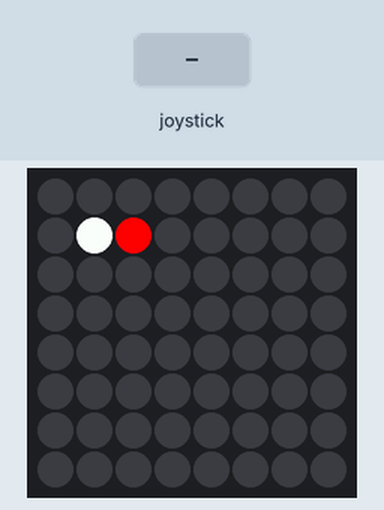
Simulated run of this program. Board: Raspberry Pi (BCM pin numbers) with a Sense HAT. Shown: the Sense HAT's 8×8 RGB LED matrix. Inputs (shaded band) come from the test bench. Random numbers come from a fixed seed.

Above: at 1.2 s.
1.3 s: joystick pushed up
At 1.65 s:
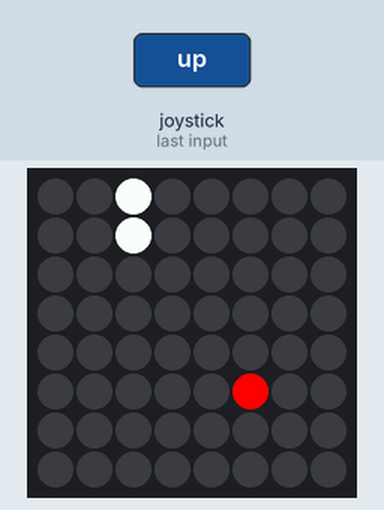
3.7 s: joystick pushed left
At 3.91 s:
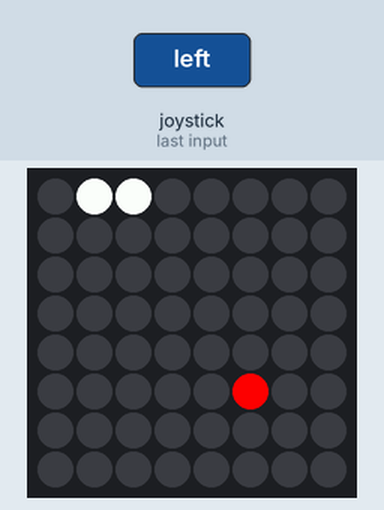
6.0 s: joystick pushed down
At 6.17 s:
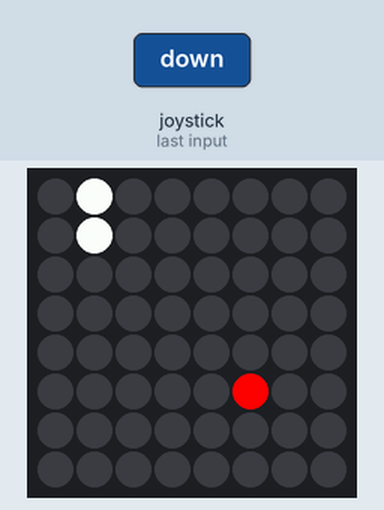
8.3 s: joystick pushed right
At 8.43 s:
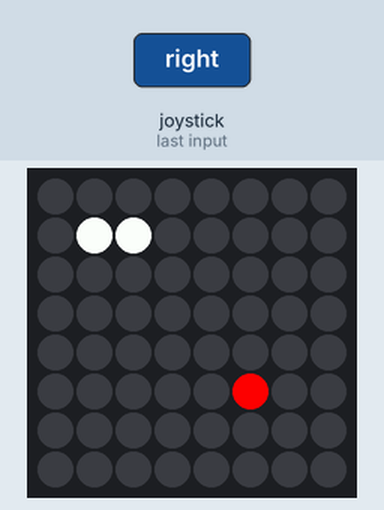
10.8 s: joystick pushed up
At 12.9 s:
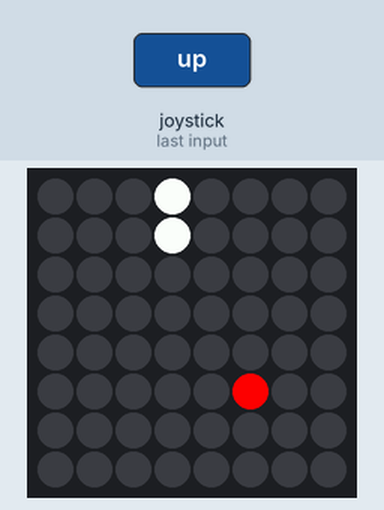
13.0 s: joystick clicked
Timing chart, 0 to 15.5 s (numbered marks = the images above; inputs shaded):
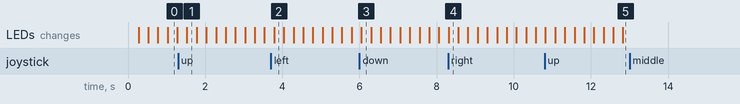

Measured:
- after the input at 13.0 s, every drawn part: stays the same

The program:

Snake.py
```python
from sense_hat import SenseHat
import random
import time

# Joystick event parser
def GetJoyStickAction(Events):
    for Event in Events:
        if Event.action == "pressed" or Event.action == "held":
            return Event.direction
    return "none"

# Wrap snake around screen
def Wrap(Index):
    if Index == -1:
        return 7
    elif Index == 8:
        return 0
    return Index

# Game function
def Run():

    # Initialization
    Sense           = SenseHat()
    WHITE           = (255,255,255)
    RED             = (255,  0,  0)
    GREEN           = (  0,255,  0)
    Directions      = ("left","down","up","right")
    random.seed()
    Apple           = (random.randint(0,7),random.randint(0,7))
    Snake           = [(random.randint(0,7),random.randint(0,7))]
    Direction       = random.choice(Directions)
    Score           = 100
    Coordinates     = []
    for X in range(0,8):
        for Y in range(0,8):
            Coordinates.append((X,Y))

    # NORMAL GAMEPLAY
    while True:

        # Check if pause
        JoyStickInput   = GetJoyStickAction(Sense.stick.get_events())
        if JoyStickInput == "middle":
            while True:
                if GetJoyStickAction(Sense.stick.get_events()) == "middle":
                    break

        # Move snake
        if JoyStickInput in Directions:
            Direction = JoyStickInput
        if Direction == "left":
            NewPoint = (Wrap(Snake[0][0]-1),Snake[0][1])
        elif Direction == "right":
            NewPoint = (Wrap(Snake[0][0]+1),Snake[0][1])
        elif Direction == "up":
            NewPoint = (Snake[0][0],Wrap(Snake[0][1]-1))
        elif Direction == "down":
            NewPoint = (Snake[0][0],Wrap(Snake[0][1]+1))
        Snake.insert(0,NewPoint)

        # Check if lost. Display score
        if len(Snake) > 1:
            for SnakeUnit in Snake[1:-1]:
                if Snake[0] == SnakeUnit:
                    Sense.show_message("Score: " + str(Score), 0.1, GREEN)
                    while True:
                        if JoyStickInput == "middle":
                            return

        # Check if head on apple
        EmptySpots = list(set(Coordinates)^set(Snake))
        if Snake[0] == Apple:
            Apple = random.choice(EmptySpots)
            Score += 100
        else:
            Snake.pop(len(Snake)-1)

        # Print out
        Sense.clear()
        for SnakeUnit in Snake:
            Sense.set_pixel(SnakeUnit[0],SnakeUnit[1],WHITE)
        Sense.set_pixel(Apple[0],Apple[1],RED)

        # Sleep
        time.sleep(0.25)

# Entrance point
if __name__ == "__main__":
    while True:
        Run()
```
